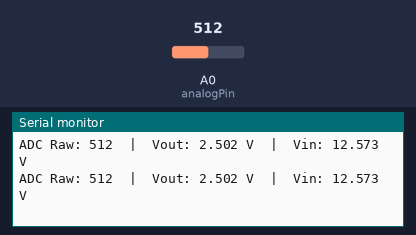
A sketch run on a simulated Arduino Uno, built with avr-gcc and run on an emulated ATmega328P. Shown: the last lines printed to the serial monitor. The inputs (shaded band) are chosen by the test bench; at power-on: A0 (analogPin) = 512.

Above: at 2.2 s.
2.3 s: A0 (analogPin) set to 716
At 2.9 s:
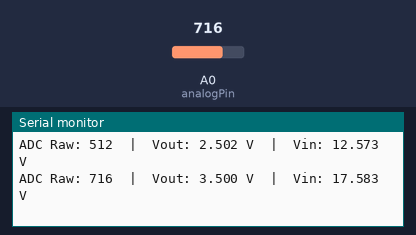
3.8 s: A0 (analogPin) set to 900
At 4.4 s:
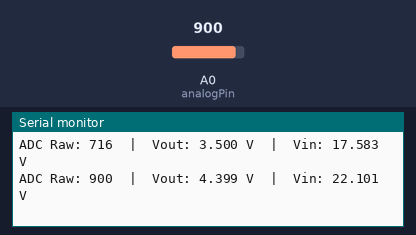
Timing chart, 0 to 6.8 s (numbered marks = the images above; inputs shaded):
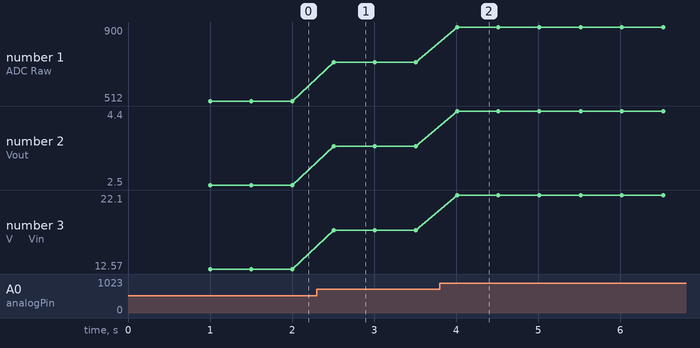

The sketch:

part1.ino
```cpp
// -------------------------------
// Voltage Divider Sensor Code
// -------------------------------

const int analogPin = A0;

const float R1 = 33000.0;   // 33kΩ
const float R2 = 8200.0;   // 8.2kΩ


const float VREF = 5;
const int ADC_BITS = 10;

void setup() {
  Serial.begin(115200);
  delay(1000);
  Serial.println("Voltage Divider Sensor Started...");
}

void loop() {

  unsigned int maxADC = (1 << ADC_BITS) - 1;


  int rawValue = analogRead(analogPin);

  float vout = (rawValue * VREF) / maxADC;


  float vin = vout * (R1 + R2) / R2;

  Serial.print("ADC Raw: ");
  Serial.print(rawValue);

  Serial.print("  |  Vout: ");
  Serial.print(vout, 3);
  Serial.print(" V");

  Serial.print("  |  Vin: ");
  Serial.print(vin, 3);
  Serial.println(" V");

  delay(500);
}
```

Measured:
- after the input at 2.3 s, the serial monitor: prints a new line after 0.21 s (image 1)
- after the input at 3.8 s, the serial monitor: prints a new line after 0.21 s (image 2)
- plotted number 1: 512 → 716 after the input at 2.3 s, 716 → 900 after the input at 3.8 s
- plotted number 2: 2.5 → 3.5 after the input at 2.3 s, 3.5 → 4.4 after the input at 3.8 s
- plotted number 3: 12.57 → 17.58 after the input at 2.3 s, 17.58 → 22.1 after the input at 3.8 s
